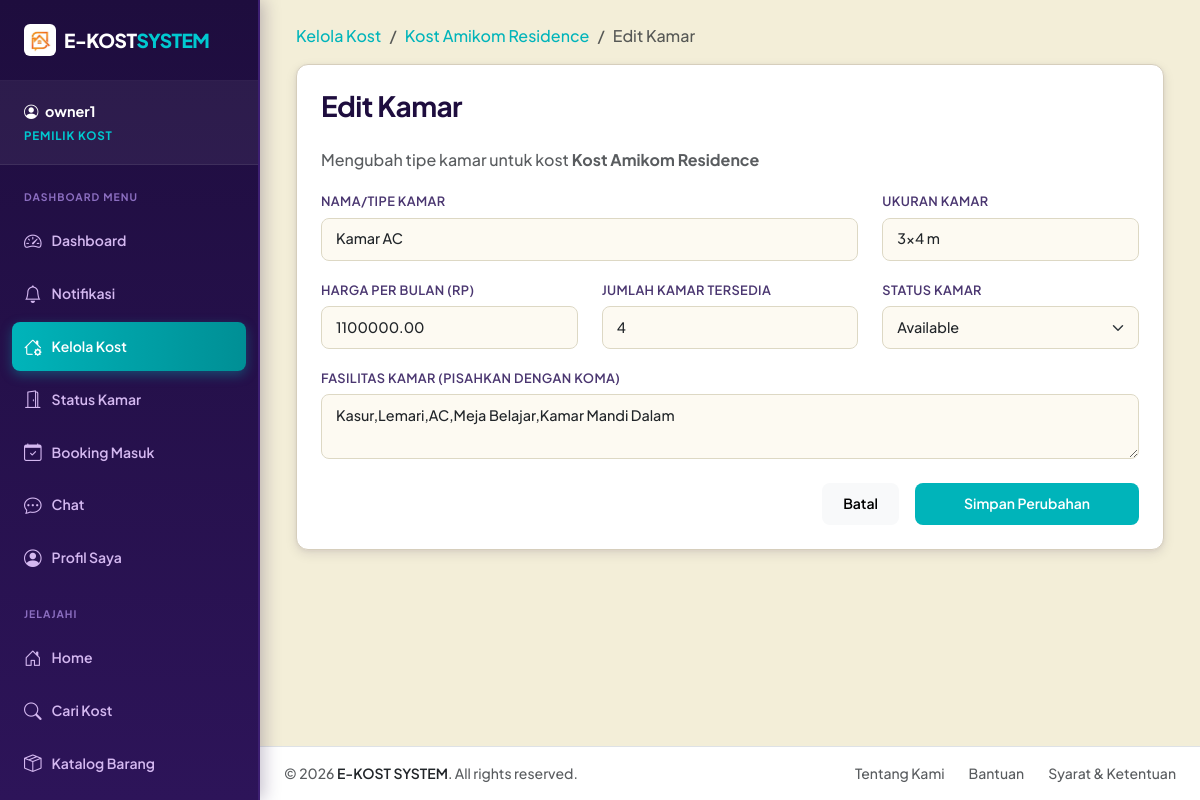
The app's page /modules/owner/room_edit.php?id=16 (signed in) with its own data.
### tables this page shows
CREATE TABLE kamar (
    id INT AUTO_INCREMENT PRIMARY KEY,
    kost_id INT NOT NULL,
    room_name VARCHAR(50) NOT NULL,
    size VARCHAR(20),
    price_per_month DECIMAL(12, 2) NOT NULL,
    available_rooms INT DEFAULT 1,
    facilities TEXT,
    status ENUM('available', 'full') DEFAULT 'available',
    created_at TIMESTAMP DEFAULT CURRENT_TIMESTAMP,
    FOREIGN KEY (kost_id) REFERENCES kost(id) ON DELETE CASCADE
);

CREATE TABLE kost (
    id INT AUTO_INCREMENT PRIMARY KEY,
    owner_id INT NOT NULL,
    name VARCHAR(100) NOT NULL,
    type ENUM('Putra', 'Putri', 'Campur') NOT NULL,
    description TEXT,
    address TEXT NOT NULL,
    city VARCHAR(50) NOT NULL,
    latitude DECIMAL(10, 8),
    longitude DECIMAL(11, 8),
    rules TEXT,
    facilities TEXT,
    price_start DECIMAL(12, 2) DEFAULT 0,
    created_at TIMESTAMP DEFAULT CURRENT_TIMESTAMP,
    FOREIGN KEY (owner_id) REFERENCES users(id) ON DELETE CASCADE
);

### modules/owner/room_edit.php (the view, shortened to what this page needs)
<?php
require_once '../../config/database.php';
$room_id = $_GET['id'] ?? 0;
$owner_id = $_SESSION['user_id'];
$stmt = $pdo->prepare("
    SELECT km.*, k.name as kost_name, k.owner_id
    FROM kamar km
    JOIN kost k ON km.kost_id = k.id
    WHERE km.id = ? AND k.owner_id = ?
");
$stmt->execute([$room_id, $owner_id]);
$room = $stmt->fetch();
$kost_id = $room['kost_id'];
include '../../layouts/header.php';
?>
<div class="container">
    <div class="row">
        <div class="col-md-9">
            <nav aria-label="breadcrumb">
                <ol class="breadcrumb">
                    <li class="breadcrumb-item"><a href="kost_manage.php">Kelola Kost</a></li>
                    <li class="breadcrumb-item"><a href="room_manage.php?kost_id=<?php echo $kost_id; ?>"><?php echo htmlspecialchars($room['kost_name']); ?></a></li>
                    <li class="breadcrumb-item active">Edit Kamar</li>
                </ol>
            </nav>
            <div class="card shadow-sm border-0">
                <div class="card-body p-4">
                    <h3 class="mb-4">Edit Kamar</h3>
                    <p class="text-muted">Mengubah tipe kamar untuk kost <strong><?php echo htmlspecialchars($room['kost_name']); ?></strong></p>
                    <form method="POST">
                        <div class="row">
                            <div class="col-md-8 mb-3">
                                <label class="form-label">Nama/Tipe Kamar</label>
                                <input type="text" name="room_name" class="form-control" value="<?php echo htmlspecialchars($room['room_name']); ?>" required>
                            </div>
                            <div class="col-md-4 mb-3">
                                <label class="form-label">Ukuran Kamar</label>
                                <input type="text" name="size" class="form-control" value="<?php echo htmlspecialchars($room['size']); ?>" required>
                            </div>
                        </div>
                        <div class="row">
                            <div class="col-md-4 mb-3">
                                <label class="form-label">Harga per Bulan (Rp)</label>
                                <input type="number" name="price" class="form-control" value="<?php echo htmlspecialchars($room['price_per_month']); ?>" required>
                            </div>
                            <div class="col-md-4 mb-3">
                                <label class="form-label">Jumlah Kamar Tersedia</label>
                                <input type="number" name="available" class="form-control" value="<?php echo htmlspecialchars($room['available_rooms']); ?>" required>
                            </div>
                            <div class="col-md-4 mb-3">
                                <label class="form-label">Status Kamar</label>
                                <select name="status" class="form-select" required>
                                    <option value="available" <?php echo $room['status'] == 'available' ? 'selected' : ''; ?>>Available</option>
                                </select>
                            </div>
                        </div>
                        <div class="mb-4">
                            <label class="form-label">Fasilitas Kamar (Pisahkan dengan koma)</label>
                            <textarea name="facilities" class="form-control" rows="2"><?php echo htmlspecialchars($room['facilities']); ?></textarea>
                        </div>
                        <div class="d-grid gap-2 d-md-flex justify-content-md-end">
                            <a href="room_manage.php?kost_id=<?php echo $kost_id; ?>" class="btn btn-light me-md-2">Batal</a>
                            <button type="submit" class="btn btn-primary px-5">Simpan Perubahan</button>
                        </div>
                    </form>
                </div>
            </div>
        </div>
    </div>
</div>
<?php include '../../layouts/footer.php'; ?>

### assets/css/style.css (style rules this page uses)
:root { --primary: #00B4BA; --primary-hover: #008F95; --secondary: #E84545; --accent: #E84545; --success: #059669; --danger: #DC2626; --warning: #D97706; --dark: #1E0D3E; --dark-soft: #2D1459; --bg-page: #F3EED8; --bg-card: #ffffff; --text-main: #1E0D3E; --text-muted: #5C4D78; --border-color: #D6CEBC; --border-radius: 12px; --btn-radius: 8px; --box-shadow: 0 4px 12px rgba(30, 13, 62, 0.10), 0 1px 4px rgba(30, 13, 62, 0.06); --box-shadow-hover: 0 14px 28px rgba(30, 13, 62, 0.16), 0 6px 10px rgba(30, 13, 62, 0.10); --bg-card-pesanan: #00B4BA; --bg-card-favorit: #E84545; }
*, *::before, *::after { box-sizing: border-box; }
body { font-family: 'Plus Jakarta Sans', sans-serif; font-weight: 500; color: var(--text-main); background-color: var(--bg-page); min-height: 100vh; }
h1, h2, h3, h4, h5, h6 { font-family: 'Plus Jakarta Sans', sans-serif; font-weight: 700; color: var(--text-main); letter-spacing: -0.02em; }
p { color: var(--text-muted); line-height: 1.6; }
a { color: var(--primary); text-decoration: none; transition: color 0.15s ease; }
.card { background-color: var(--bg-card); border: 1px solid var(--border-color) !important; border-radius: var(--border-radius) !important; box-shadow: var(--box-shadow) !important; transition: transform 0.22s ease, box-shadow 0.22s ease; overflow: hidden; }
.btn { border: 1px solid transparent !important; border-radius: var(--btn-radius) !important; font-weight: 600; font-size: 0.875rem; padding: 0.6rem 1.25rem; box-shadow: none !important; transition: all 0.2s ease; }
.btn-primary { background-color: var(--primary) !important; color: #ffffff !important; }
.form-control, .form-select { border: 1px solid #DDD8C4 !important; border-radius: var(--btn-radius) !important; font-size: 0.9rem; padding: 0.6rem 0.875rem; transition: all 0.15s ease; font-weight: 500; background-color: #FDFAF2 !important; }
.form-label { font-weight: 600; font-size: 0.8rem; color: #4A3670; margin-bottom: 0.4rem; text-transform: uppercase; letter-spacing: 0.03em; }
body.sidebar-layout .col-md-3:has(.list-group)+.col-md-9, body.sidebar-layout .col-md-3:has(.list-group-item)+.col-md-9, body.sidebar-layout .col-md-4:has(.list-group)+.col-md-8, body.sidebar-layout .col-md-4:has(.list-group-flush)+.col-md-8 { width: 100% !important; max-width: 100% !important; flex: 0 0 100% !important; }

### records on screen
kamar: kost.name "Kost Amikom Residence", room_name "Kamar AC", size "3x4 m", price "1100000.00", available "4", status "Available", facilities "Kasur,Lemari,AC,Meja Belajar,Kamar Mandi Dalam"

### other values on screen
$_SESSION['username'] "owner1"
$item['label'] "Dashboard"
$item['label'] "Notifikasi"
$item['label'] "Kelola Kost"
$item['label'] "Status Kamar"
$item['label'] "Booking Masuk"
$item['label'] "Chat"
$item['label'] "Profil Saya"
